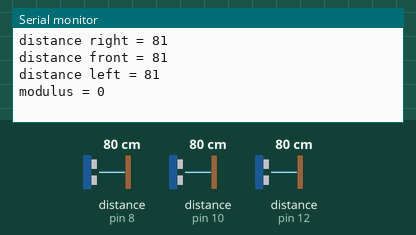
Simulated run of this sketch. Board: Arduino Mega 2560, built with avr-gcc and run on an emulated ATmega2560. On the bench: the last lines printed to the serial monitor. Wiring (inferred from the names in the program): 3 × ultrasonic range finder: trigger pin 7, echo pin 8 / trigger pin 9, echo pin 10 / trigger pin 11, echo pin 12. The test bench sets the inputs (shaded band); at power-on: distance to the obstacle (sensors on pin 8, pin 10, pin 12) 80 cm. The echo pulse lasts 58.3 µs per cm.

Above: at 5.8 s.
5.9 s: distance to the obstacle (sensor on pin 8) set to 2 cm
At 10.6 s:
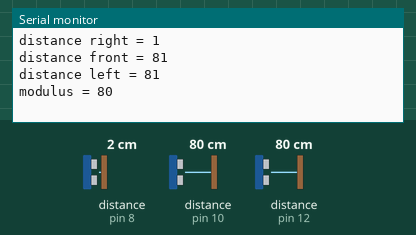
11.9 s: distance to the obstacle (sensor on pin 10) set to 2 cm
17.9 s: distance to the obstacle (sensor on pin 12) set to 2 cm
At 21.5 s:
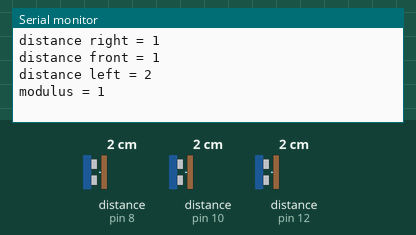
23.9 s: distance to the obstacle (sensor on pin 8) set to 4 cm
29.9 s: distance to the obstacle (sensor on pin 10) set to 4 cm
35.9 s: distance to the obstacle (sensor on pin 12) set to 4 cm
At 40.8 s:
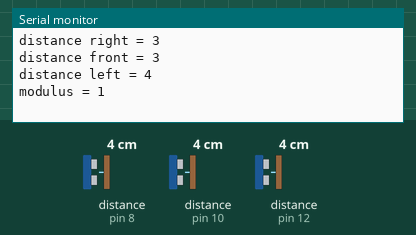
Timing chart, 0 to 42.3 s (numbered marks = the images above; inputs shaded):
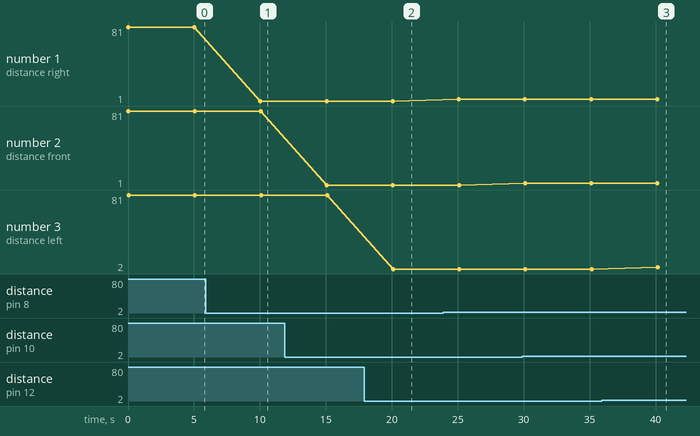

Measured:
- after the input at 5.9 s, the serial monitor: prints a new line after 4.1 s (image 1)
- after the input at 17.9 s, the serial monitor: prints a new line after 2.2 s (image 2)
- after the input at 35.9 s, the serial monitor: prints a new line after 4.3 s (image 3)
- plotted number 1: 81 → 1 after the input at 5.9 s, 1 → 3 after the input at 23.9 s
- plotted number 3: 81 → 2 after the input at 17.9 s, 2 → 4 after the input at 35.9 s

The sketch:

main.ino
```cpp
int re = 8,  ue =10, le = 12;
int rt = 7,  ut = 9, lt = 11;
long t,disr,disl,disu,dis,extra1,extra2;
int frm1 = 30, frm2 = 31, frme = 3, flm1 = 26, flm2 = 27, flme = 2, brm1 = 34, brm2 = 35, brme = 4, blm1 = 38, blm2 = 39,blme = 5;
// f-> front r->right l->left b->back e->enable
//boolean b1 = (disr<10 && disu<7), b2 = (disl<10 && disu<7);
long mod;

void setup() {
Serial.begin(9600);
// put your setup code here, to run once:
Serial.println("hello");
pinMode(re,INPUT);
pinMode(le,INPUT);
pinMode(ue,INPUT);
pinMode(rt,OUTPUT);
pinMode(lt,OUTPUT);
pinMode(ut,OUTPUT);
}

void loop() {
  // put your main code here, to run repeatedly:

disr = distance(rt,re);
Serial.print("distance right = ");
Serial.println(disr);
disu = distance(ut,ue);
Serial.print("distance front = ");
Serial.println(disu);
disl = distance(lt,le);
Serial.print("distance left = ");
Serial.println(disl);

mod = abs(disr - disl);
Serial.print("modulus = ");
Serial.println(mod);

//moving();
Serial.println(" ");


delay(5000);

}

long distance(int a,int b)
{
  digitalWrite(a,LOW);
  delayMicroseconds(10);
  digitalWrite(a,HIGH);
  delayMicroseconds(10);
  digitalWrite(a,LOW);

  t = pulseIn(b,HIGH);
  dis = (350*t/20000);
  //Serial.print(dis);
  //Serial.print("  ");
  return dis;
}

void moving()
{
  if ((disr<10 && disl<10 && disu<10)|| (disr>1000 && disl>1000 && disu>5000))
  {
    //finish();
    Serial.println("finished");
  }
  else
  {
    if(mod<5 && (disu>10 && disu<5000))
    {
      //forward();
      Serial.println("goingforward");
    }
    else
    {
      if(((disr - disl)>=5 && (disu>10 && disu<5000) && disr<2000) || (disl>2000 && disu<5000))
      {
        //right();
        Serial.println("goingright");
      }
      else
      {
        if(((disl - disr)>=5 && (disu>10 && disu<5000) && disl<2000) || (disr>2000 && disu<5000))
        {
          //left();
          Serial.println("goingleft");
        }
        else
        {
          if((disr<12 && disu<12) || (disr>2000 && disu>5000))
          {
            extra1 =disu;
            do
            { //rotleft();
              disr=distance(rt,re);
              Serial.println("rotating left");
            } while(disr>(extra1 - 3) && disr<(extra1 + 3));
          }
          else
          {
            if((disl<12 && disu<12) || (disl>2000 && disu>5000))
            {
              extra2=disu;
            do
            { //rotright();
              disl=distance(lt,le);
              Serial.println("rotating right");
            } while(disl>(extra2 - 3) && disl<(extra2 + 3));

            }
          }
        }
      }
    }
  }
}

void finish()
{
    Serial.println("not moving");
    digitalWrite(frm1,LOW);  digitalWrite(frm2,LOW);
    digitalWrite(flm1,LOW);  digitalWrite(flm2,LOW);
    digitalWrite(brm1,LOW);  digitalWrite(brm2,LOW);
    digitalWrite(blm1,LOW);  digitalWrite(blm2,LOW);
}

void right()
{
    Serial.println("moving right");
    digitalWrite(frm1,LOW);   digitalWrite(frm2,HIGH);  analogWrite(frme,183);
    digitalWrite(flm1,HIGH);  digitalWrite(flm2,LOW);   analogWrite(flme,183);
    digitalWrite(brm1,HIGH);  digitalWrite(brm2,LOW);   analogWrite(brme,183);
    digitalWrite(blm1,LOW);   digitalWrite(blm2,HIGH);  analogWrite(blme,183);
}

void left()
{
    Serial.println("moving left");
    digitalWrite(frm1,HIGH);  digitalWrite(frm2,LOW);  analogWrite(frme,183);
    digitalWrite(flm1,LOW);  digitalWrite(flm2,HIGH);  analogWrite(flme,183);
    digitalWrite(brm1,LOW);  digitalWrite(brm2,HIGH);  analogWrite(brme,183);
    digitalWrite(blm1,HIGH);  digitalWrite(blm2,LOW);  analogWrite(blme,183);
}

void forward()
{
    Serial.println("moving forward");
    digitalWrite(frm1,HIGH);  digitalWrite(frm2,LOW);  analogWrite(frme,183);
    digitalWrite(flm1,HIGH);  digitalWrite(flm2,LOW);  analogWrite(flme,183);
    digitalWrite(brm1,HIGH);  digitalWrite(brm2,LOW);  analogWrite(brme,183);
    digitalWrite(blm1,HIGH);  digitalWrite(blm2,LOW);  analogWrite(blme,183);
}

void rotright()
{
    Serial.println("rotating right");
    digitalWrite(frm1,HIGH);  digitalWrite(frm2,LOW);  analogWrite(frme,183);
    digitalWrite(flm1,LOW);  digitalWrite(flm2,HIGH);  analogWrite(flme,183);
    digitalWrite(brm1,HIGH);  digitalWrite(brm2,LOW);  analogWrite(brme,183);
    digitalWrite(blm1,LOW);  digitalWrite(blm2,HIGH);  analogWrite(blme,183);
}

void rotleft()
{
    Serial.println("rotating left");
    digitalWrite(frm1,LOW);  digitalWrite(frm2,HIGH);  analogWrite(frme,183);
    digitalWrite(flm1,HIGH);  digitalWrite(flm2,LOW);  analogWrite(flme,183);
    digitalWrite(brm1,LOW);  digitalWrite(brm2,HIGH);  analogWrite(brme,183);
    digitalWrite(blm1,HIGH);  digitalWrite(blm2,LOW);  analogWrite(blme,183);
}
```
